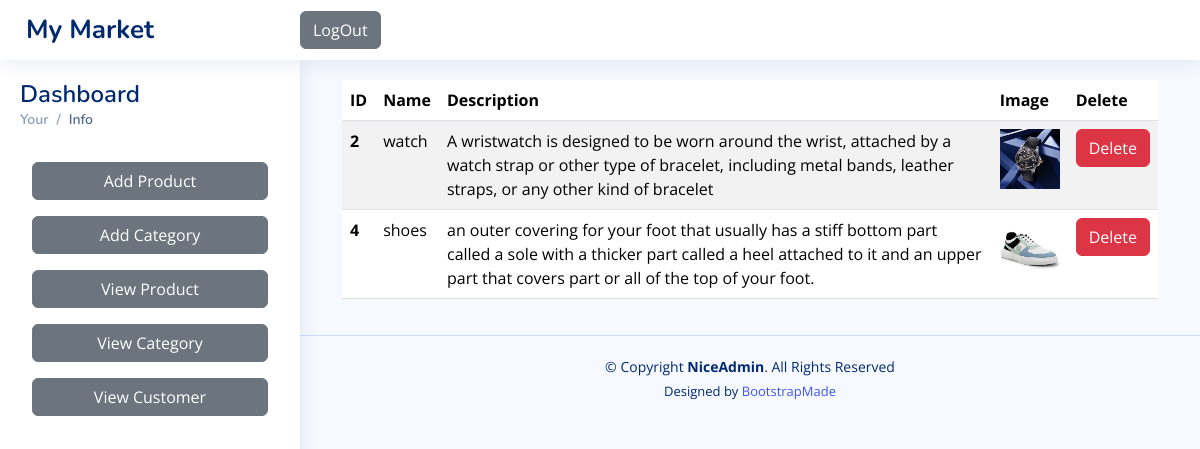
Screenshot of /adminuser/viewcategory/ (signed in) with the database file from the repository.
### myapp/models.py (models this page shows, shortened)
class Category(models.Model):
    name=models.CharField(max_length=50)
    des=models.CharField(max_length=100)
    img1=models.FileField(upload_to='uploads/categary/')

### adminapp/views.py (the view)
# urls.py: path('viewcategory/',views.viewcategory_view,name='viewcategory'),
def viewcategory_view(request):
    if request.session.get('admin_id'):
        cats=Category.objects.all()
        return render(request,'admin/viewcategory.html',{'cats':cats})
    else:
        return redirect('/adminuser/')

### templates/admin/viewcategory.html
{% extends "admin/dashboard.html" %}
{% block main %}
    <div class="container">
      <table class="table table-striped">
        <thead>
          <tr>
            <th scope="col">ID</th>
            <th scope="col">Name</th>
            <th scope="col">Description</th>
            <th scope="col">Image</th>
            <th scope="col">Delete</th>
          </tr>
        </thead>
        <tbody>
          {% for c in cats  %}
          <tr>
            <th scope="row">{{c.id}}</th>
            <td>{{c.name}}</td>
            <td>{{c.des}}</td>
            {% if c.img1%}
            <td><img src="{{c.img1.url}}" height="60" width="60"></td>
            {% else %}
            <td>No Image Available</td>
            {% endif %}
            <td><a href="{% url 'deletecategory' c.id %}" class="btn btn-danger">Delete</a></td>
          </tr>
          {% endfor %}
        </tbody>
      </table>
    </div>
{% endblock main %}

### static/assets/css/style.css (style rules this page uses)
:root { scroll-behavior: smooth; }
body { font-family: "Open Sans", sans-serif; background: #f6f9ff; color: #444444; }
a { color: #4154f1; text-decoration: none; }

### rows the page displays
Category: id "2", name "watch", des "A wristwatch is designed to be worn around the wrist, attached by a watch strap or other type of bracelet, including metal bands, leather straps, or any other kind of bracelet", img1 (picture)
Category: id "4", name "shoes", des "an outer covering for your foot that usually has a stiff bottom part called a sole with a thicker part called a heel attached to it and an upper part that covers part or all of the top of your foot.", img1 (picture)
